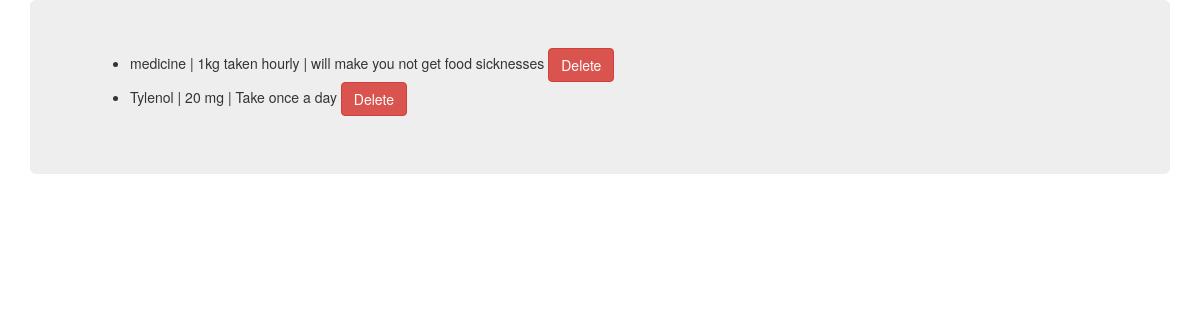
The app's page /HealthNet/doctor/zoid/patients/ek5442/viewprescriptions/ with its own data.
### HealthNet/models.py (models this page shows)
class Prescription(models.Model):
    title = models.CharField(max_length=250)
    details = models.CharField(max_length=250)
    dosage = models.CharField(max_length=250)

### HealthNet/views.py (the view)
# urls.py: url(r'^doctor/(?P<doctor_user_name>\w+)/patients/(?P<patient_uesr_name>\w+)/viewprescriptions/$',views.viewPrescriptions,name='viewprescriptions'),
def viewPrescriptions(request,doctor_user_name,patient_uesr_name):
    template = loader.get_template('HealthNet/viewprescriptions.html')
    patient = Patient.objects.get(user_name=patient_uesr_name)
    pres = patient.prescriptions.all()
    doctor = Doctor.objects.get(username=doctor_user_name)
    context = {
        'prescriptions':pres,
        'patient':patient,
        'doctor':doctor.username
    }
    return HttpResponse(template.render(context,request))

### HealthNet/templates/HealthNet/viewprescriptions.html (shortened to what this page needs)
<!DOCTYPE html>
<html lang="en">
<head>
	{%load staticfiles%}
	<link href="https://maxcdn.bootstrapcdn.com/bootstrap/3.3.6/css/bootstrap.min.css" rel="stylesheet">
</head>
<body>
	<div class="container">
		<div class="jumbotron">
			<ul>
				{% for p in prescriptions %}
				<li>{{p.title}} | {{p.dosage}} | {{p.details}}
					<a href="/HealthNet/doctor/{{doctor}}/patients/{{patient.user_name}}/viewprescriptions/{{p.id}}/">
						<button class="btn btn-danger">Delete</button>
					</a>
				</li>
				{%endfor%}
			</ul>
		</div>
	</div>
</body>
</html>

### records on screen
Prescription: title "medicine", dosage "1kg taken hourly", details "will make you not get food sicknesses"
Prescription: title "Tylenol", dosage "20 mg", details "Take once a day"
